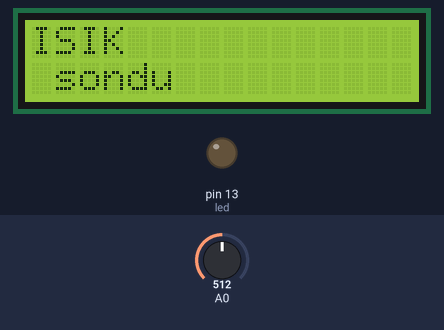
A sketch run on a simulated Arduino Uno, built with avr-gcc and run on an emulated ATmega328P. Parts: 16×2 character LCD, output pins drawn as LEDs (lit = HIGH). The test bench sets the inputs (shaded band); at power-on: A0 = 512.

Above: at 1.2 s.
1.3 s: A0 set to 368
2.8 s: A0 set to 337
At 3.7 s:
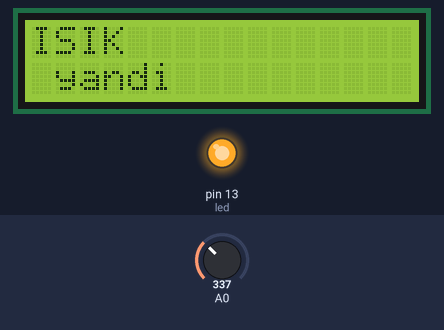
4.3 s: A0 set to 360
At 4.9 s:
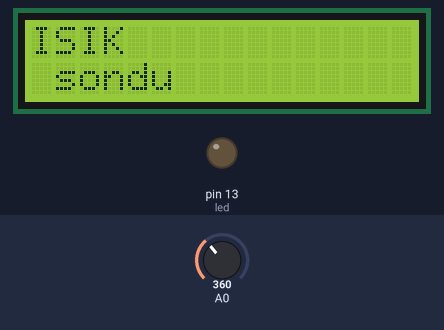
5.8 s: A0 set to 340
At 7.2 s:
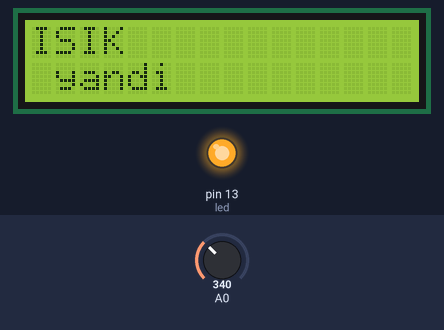
Timing chart, 0 to 8.3 s (numbered marks = the images above; inputs shaded):
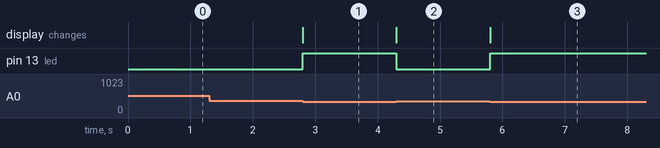

The sketch:

uygulama4.ino
```cpp
#include <LiquidCrystal.h>

int led = 13;

LiquidCrystal lcd(12,11,5,4,3,2);

void setup() {
  pinMode(led, OUTPUT);

  lcd.begin(16, 2);
  lcd.print("ISIK");
}

void loop() {
  int sensor = analogRead(A0);
  if(sensor>350){
  	digitalWrite(led, LOW);
    lcd.setCursor(0,1);
    lcd.print(" sondu");
  }
  else{
    digitalWrite(led, HIGH);
    lcd.setCursor(0,1);
    lcd.print(" yandi");
  }
}
```

Measured:
- the behaviour switches between 351 and 350 on A0 (found by bisection; images 0 and 1)
- after the input at 1.3 s, every drawn part: stays the same
- after the input at 2.8 s, pin 13 (led): LOW → HIGH at once; the display: changes at once (image 1)
- after the input at 4.3 s, pin 13 (led): HIGH → LOW at once; the display: changes at once (image 2)
- after the input at 5.8 s, pin 13 (led): LOW → HIGH at once; the display: changes at once (image 3)
